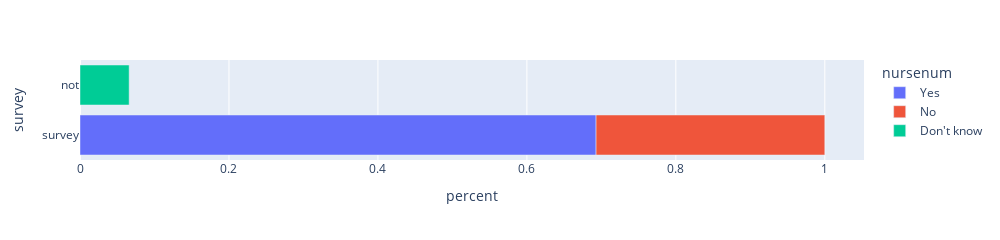

Notebook code cell kept with this figure:
### Code cell
#creates, shows and exports nurse number chart
df = px.data.tips()
fig = px.bar(df_nurse, x="percent", y="survey", color='nursenum', orientation='h', height=200, width=1000)

fig.show()
fig.write_image("nursenum.svg")

### Figure 1 — Plotly figure (JSON) as saved in the notebook; plotly's stock layout.template omitted (floating-point values rounded to 4 significant figures)
{"data": [{"alignmentgroup": "True", "hovertemplate": "nursenum=Yes<br>percent=%{x}<br>survey=%{y}<extra></extra>", "legendgroup": "Yes", "marker": {"color": "#636efa"}, "name": "Yes", "offsetgroup": "Yes", "orientation": "h", "showlegend": true, "textposition": "auto", "type": "bar", "x": [0.6929], "xaxis": "x", "y": ["survey"], "yaxis": "y"}, {"alignmentgroup": "True", "hovertemplate": "nursenum=No<br>percent=%{x}<br>survey=%{y}<extra></extra>", "legendgroup": "No", "marker": {"color": "#EF553B"}, "name": "No", "offsetgroup": "No", "orientation": "h", "showlegend": true, "textposition": "auto", "type": "bar", "x": [0.3071], "xaxis": "x", "y": ["survey"], "yaxis": "y"}, {"alignmentgroup": "True", "hovertemplate": "nursenum=Don't know<br>percent=%{x}<br>survey=%{y}<extra></extra>", "legendgroup": "Don't know", "marker": {"color": "#00cc96"}, "name": "Don't know", "offsetgroup": "Don't know", "orientation": "h", "showlegend": true, "textposition": "auto", "type": "bar", "x": [0.06599], "xaxis": "x", "y": ["not"], "yaxis": "y"}], "layout": {"barmode": "relative", "height": 200, "legend": {"title": {"text": "nursenum"}, "tracegroupgap": 0}, "margin": {"t": 60}, "width": 1000, "xaxis": {"anchor": "y", "domain": [0, 1], "title": {"text": "percent"}}, "yaxis": {"anchor": "x", "domain": [0, 1], "title": {"text": "survey"}}}}
